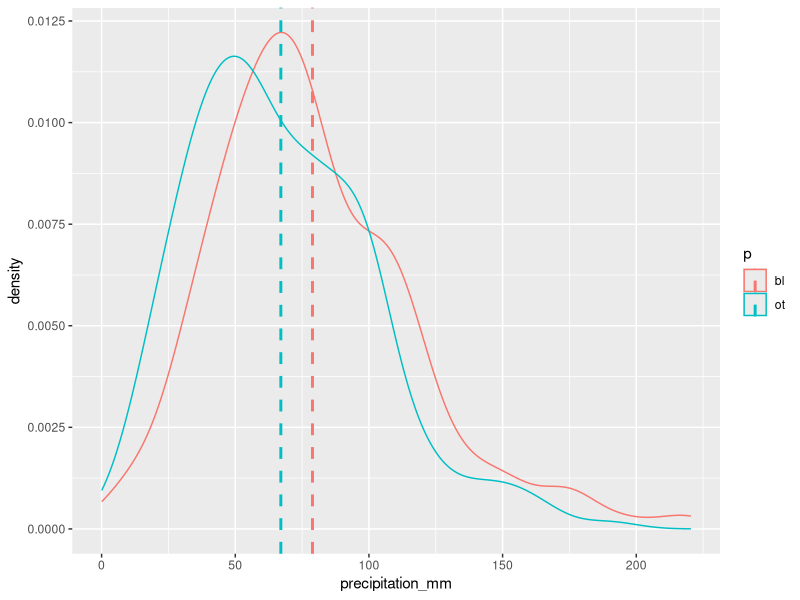
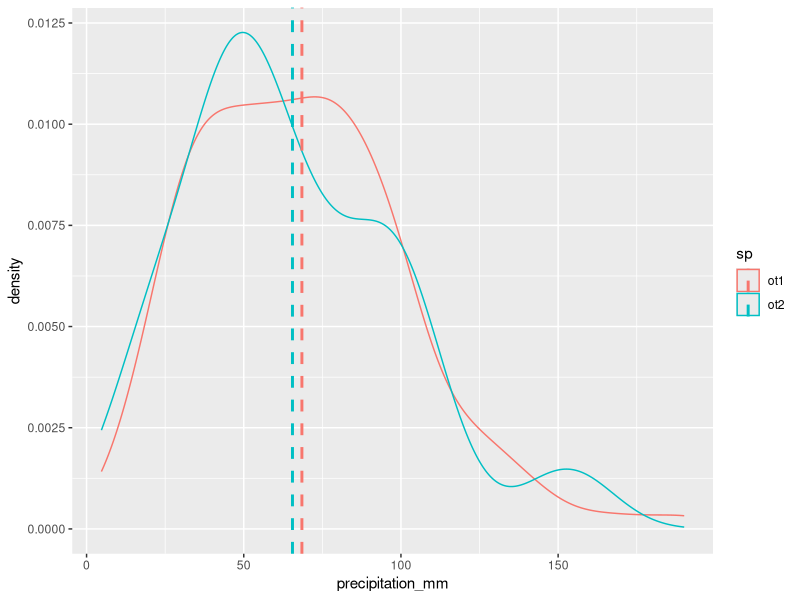
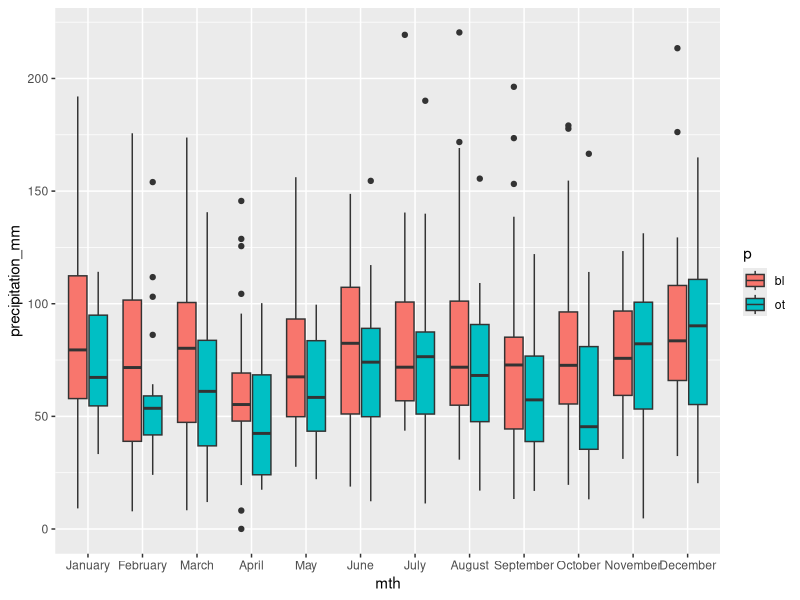
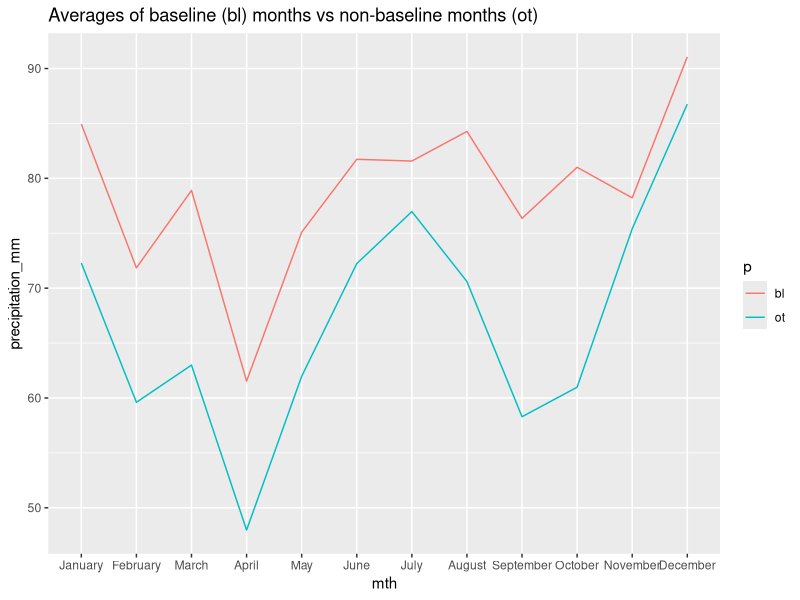

Write R code to recreate these figures, in order.
## ---- chunk 1
knitr::opts_chunk$set(echo = TRUE)
# Upload point in Belgium
csv <- read.csv('./precipitation.csv')
# csv <- read.csv('precipitation_IE.csv') # do this for another point
## ---- chunk 2
csv$p <- NA; csv$p[c(1:120,481:593)] <- 'ot'; csv$p[121:480] <- 'bl'
bl <- csv$precipitation_mm[csv$p == 'bl']
ot <- csv$precipitation_mm[csv$p == 'ot']
paste('mean of precip out of baseline:', mean(ot))
paste('mean of precip within baseline:', mean(bl))
## ---- chunk 3
t.test(bl, ot)
## ---- chunk 4
library(ggplot2)
mm <- data.frame(m=c(mean(ot),mean(bl)), f=c('ot','bl'))
ggplot(csv, aes(x=precipitation_mm, colour=p)) + geom_density() +
  geom_vline(data=mm, aes(xintercept=m,  colour=f),linetype="dashed", size=1)
## ---- chunk 5
ot1 <- ot[1:120]
ot2 <- ot[121:length(ot)]
print(t.test(ot1,ot2)) #; boxplot(ot1,ot2)
mm <- data.frame(m=c(mean(ot1),mean(ot2)), f=c('ot1','ot2'))
scsv <- csv[csv$p == 'ot', ]
scsv$sp <- c(rep('ot1', 120),rep('ot2',length(ot)-120))
ggplot(scsv, aes(x=precipitation_mm, colour=sp)) + geom_density() +
  geom_vline(data=mm, aes(xintercept=m,  colour=f),linetype="dashed", size=1)
## ---- chunk 6
csv$mth <- factor(month.name[rep(1:12, length.out=nrow(csv))],levels=month.name)
ggplot(csv, aes(x = mth, y = precipitation_mm, fill = p)) + geom_boxplot()
ggplot(csv, aes(x = mth, y = precipitation_mm, fill = p)) + 
  stat_summary(
    fun = mean,
    geom = 'line',
    aes(group = p, colour = p)
  ) + labs(title='Averages of baseline (bl) months vs non-baseline months (ot)')
